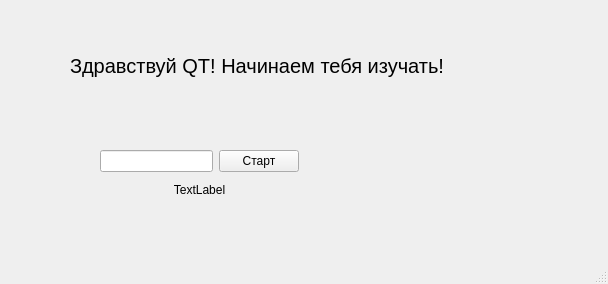
<?xml version="1.0" encoding="UTF-8"?>
<ui version="4.0">
 <class>HelloWindow</class>
 <widget class="QMainWindow" name="HelloWindow">
  <property name="geometry">
   <rect>
    <x>0</x>
    <y>0</y>
    <width>608</width>
    <height>284</height>
   </rect>
  </property>
  <property name="windowTitle">
   <string>Быстров М.Д. Z1431</string>
  </property>
  <widget class="QWidget" name="centralwidget">
   <widget class="QLabel" name="label">
    <property name="geometry">
     <rect>
      <x>70</x>
      <y>40</y>
      <width>471</width>
      <height>51</height>
     </rect>
    </property>
    <property name="font">
     <font>
      <pointsize>15</pointsize>
     </font>
    </property>
    <property name="text">
     <string>Здравствуй QT! Начинаем тебя изучать!</string>
    </property>
   </widget>
   <widget class="QWidget" name="">
    <property name="geometry">
     <rect>
      <x>100</x>
      <y>150</y>
      <width>199</width>
      <height>52</height>
     </rect>
    </property>
    <layout class="QVBoxLayout" name="verticalLayout">
     <item>
      <layout class="QHBoxLayout" name="horizontalLayout">
       <item>
        <widget class="QLineEdit" name="lineEdit">
         <property name="styleSheet">
          <string notr="true">font: 75 8pt &quot;MS Sans Serif&quot;;</string>
         </property>
        </widget>
       </item>
       <item>
        <widget class="QPushButton" name="pushButton">
         <property name="styleSheet">
          <string notr="true">font: 75 8pt &quot;MS Sans Serif&quot;;</string>
         </property>
         <property name="text">
          <string>Старт</string>
         </property>
        </widget>
       </item>
      </layout>
     </item>
     <item>
      <widget class="QLabel" name="label_2">
       <property name="text">
        <string>TextLabel</string>
       </property>
       <property name="alignment">
        <set>Qt::AlignCenter</set>
       </property>
      </widget>
     </item>
    </layout>
   </widget>
  </widget>
  <widget class="QMenuBar" name="menubar">
   <property name="geometry">
    <rect>
     <x>0</x>
     <y>0</y>
     <width>608</width>
     <height>25</height>
    </rect>
   </property>
  </widget>
  <widget class="QStatusBar" name="statusbar"/>
 </widget>
 <resources/>
 <connections/>
</ui>
